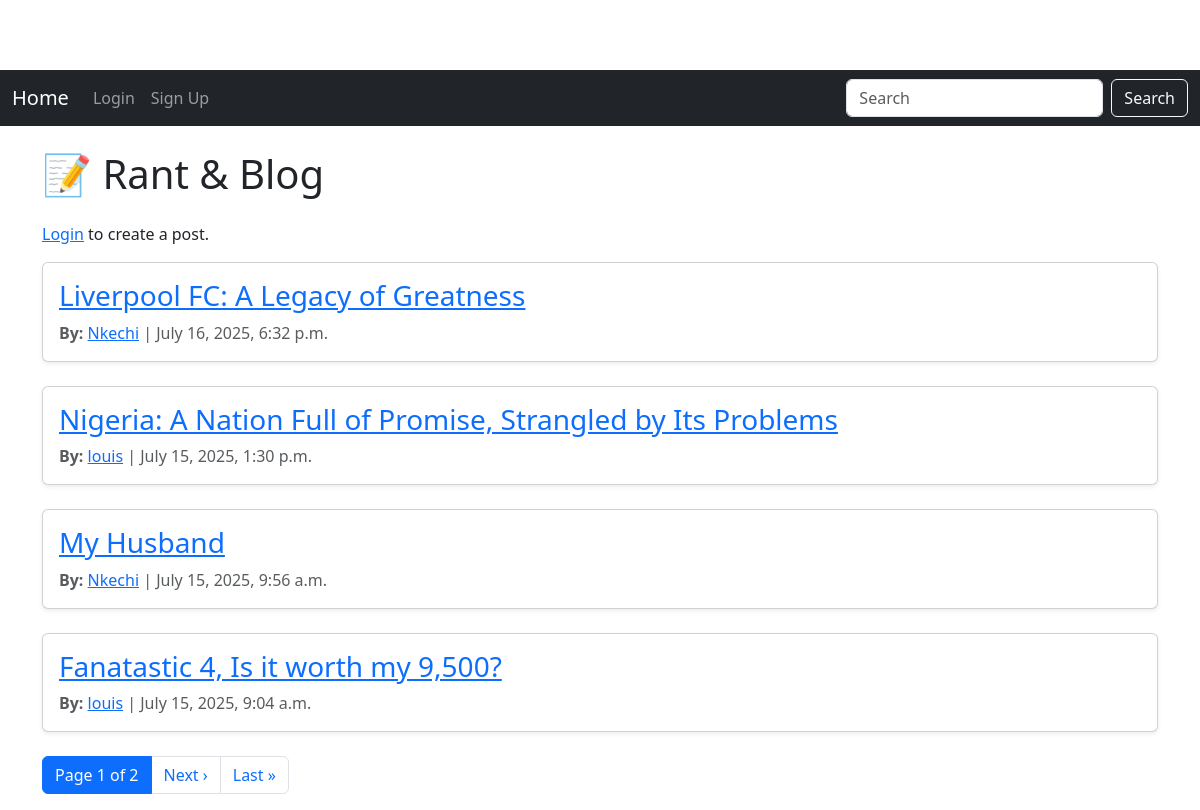
Before: / with the older database file.
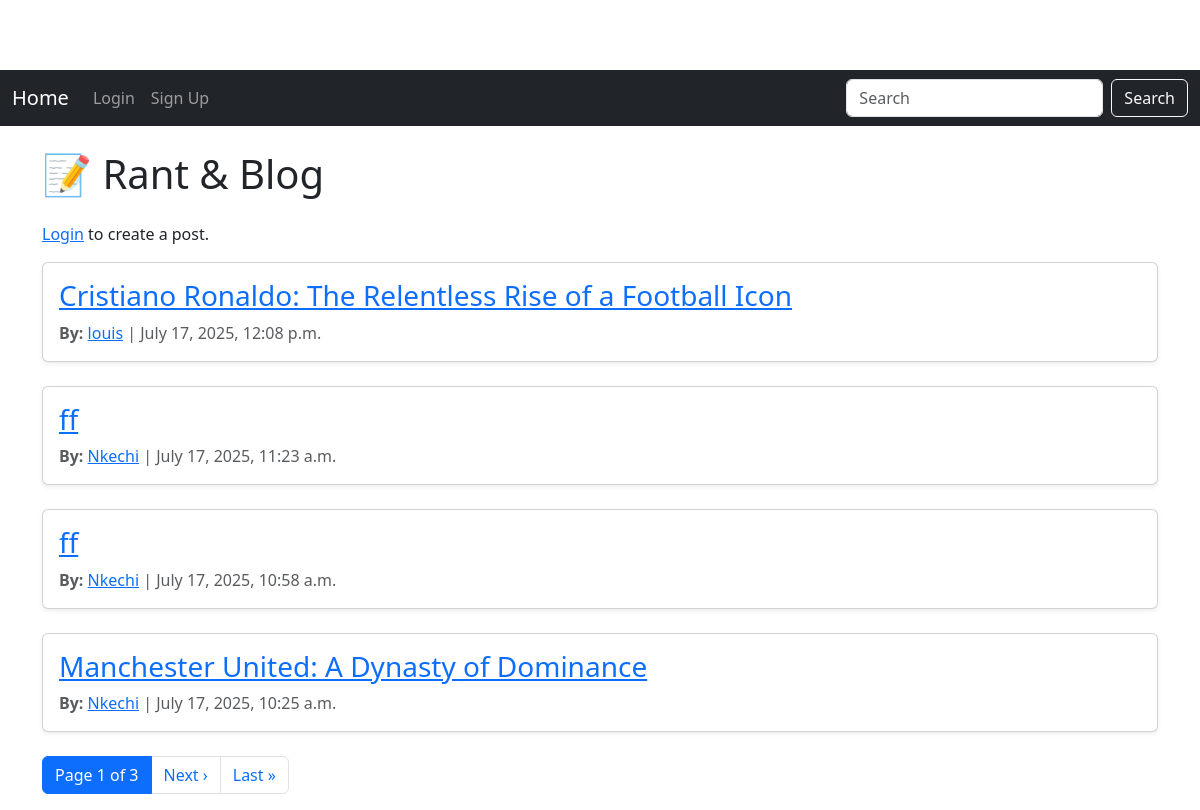
After: the same page with the newer database file.
### blog/models.py (models this page shows, shortened)
class Post(models.Model):
    title = models.CharField(max_length=200)
    body = models.TextField()
    author = models.ForeignKey(User, on_delete=models.CASCADE)
    created_at = models.DateTimeField(auto_now_add=True) #Timestamp when post is created.
    updated_at = models.DateTimeField(auto_now=True) #Updates whenever post is edited.
    image = models.ImageField(upload_to='article_images/', blank=True, null=True)

### blog/views.py (the view)
# urls.py: path('', views.post_list, name='post_list'), #list view
def post_list(request):
    query = request.GET.get('q')
    posts = Post.objects.all()
    if query:
        posts = posts.filter(
            Q(title__icontains=query) | Q(body__icontains=query)
        )
    posts = posts.order_by('-created_at')  # Sort before pagination
    paginator = Paginator(posts, 4)
    page_number = request.GET.get('page')
    page_obj = paginator.get_page(page_number)
    return render(request, 'blog/post_list.html', {'page_obj': page_obj, 'query': query})

### blog/templates/blog/post_list.html (shortened to what this page needs)
{% extends 'blog/base.html' %}
{% block content %}
<h1 class="mb-4">📝 Rant & Blog </h1>
{% if user.is_authenticated %}
    <p>
        <a class="btn btn-success mb-3" href="{% url 'post_create' %}">+ New Post</a>
    </p>
{% else %}
    <p>
        <a href="{% url 'login' %}">Login</a> to create a post.
    </p>
{% endif %}
{% for post in page_obj %}
    <div class="card mb-4 shadow-sm">
        <div class="card-body">
            <h3 class="card-title">
                <a href="{% url 'post_detail' pk=post.pk %}">{{ post.title }}</a>
            </h3>
            <p class="card-text text-muted">
                <strong>By:</strong>
                <a href="{% url 'user_profile' username=post.author.username %}">{{ post.author.username }}</a>
                | {{ post.created_at }}
            </p>
        </div>
    </div>
{% empty %}
    <p class="text-danger">No posts found{{ request.GET.q|yesno:", matching your search." }}</p>
{% endfor %}
<div class="pagination mt-4">
    <nav aria-label="Page navigation">
        <ul class="pagination justify-content-center">
            <li class="page-item active">
                <span class="page-link">
                    Page {{ page_obj.number }} of {{ page_obj.paginator.num_pages }}
                </span>
            </li>
            {% if page_obj.has_next %}
                <li class="page-item">
                    <a class="page-link" href="?{% if request.GET.q %}q={{ request.GET.q }}&{% endif %}page={{ page_obj.next_page_number }}">Next ›</a>
                </li>
                <li class="page-item">
                    <a class="page-link" href="?{% if request.GET.q %}q={{ request.GET.q }}&{% endif %}page={{ page_obj.paginator.num_pages }}">Last »</a>
                </li>
            {% endif %}
        </ul>
    </nav>
</div>
{% endblock %}

Changed rows visible on the page:
no longer on this page (row unchanged): Post: title "Liverpool FC: A Legacy of Greatness", author.username "Nkechi", created_at "July 16, 2025, 6:32 p.m."
no longer on this page (row unchanged): Post: title "Nigeria: A Nation Full of Promise, Strangled by Its Problems", author.username "louis", created_at "July 15, 2025, 1:30 p.m."
no longer on this page (row unchanged): Post: title "My Husband", author.username "Nkechi", created_at "July 15, 2025, 9:56 a.m."
no longer on this page (row unchanged): Post: title "Fanatastic 4, Is it worth my 9,500?", author.username "louis", created_at "July 15, 2025, 9:04 a.m."
added Post: title "Cristiano Ronaldo: The Relentless Rise of a Football Icon", author.username "louis", created_at "July 17, 2025, 12:08 p.m."
added Post: title "ff", author.username "Nkechi", created_at "July 17, 2025, 11:23 a.m."
added Post: title "ff", author.username "Nkechi", created_at "July 17, 2025, 10:58 a.m."
added Post: title "Manchester United: A Dynasty of Dominance", author.username "Nkechi", created_at "July 17, 2025, 10:25 a.m."
Other visible differences:
{{ page_obj.paginator.num_pages }}: "2" → "3"
